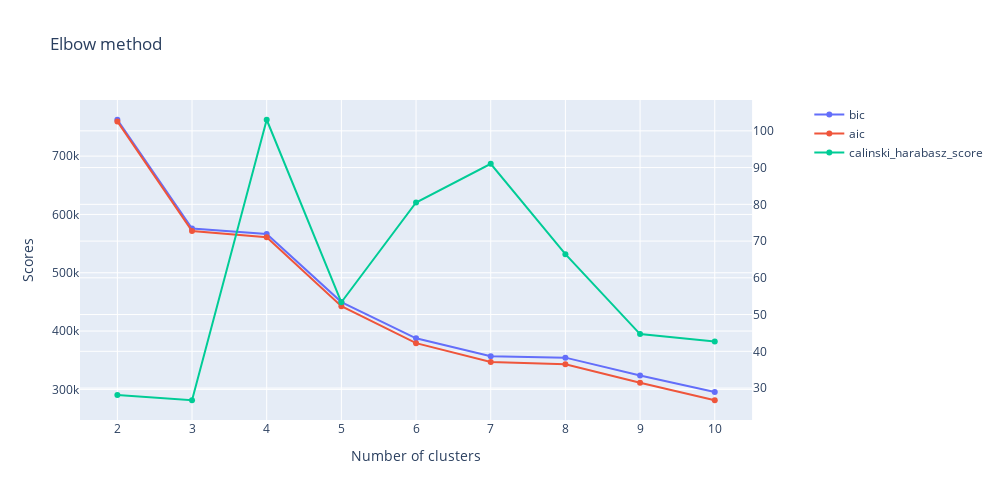

The notebook cell saved with this chart:
### Code cell
scores = []
for i in range(2, 11):
    gmm = GaussianMixture(n_components=i, covariance_type='diag', random_state=0)
    gmm.fit(m.X)
    y = gmm.fit_predict(m.X)
    scores.append([
        i,
        gmm.bic(m.X),
        gmm.aic(m.X),
        calinski_harabasz_score(m.X,gmm.predict(m.X))
    ])

scores = pd.DataFrame(scores, columns=['n_clusters', 'bic', 'aic', 'calinski_harabasz_score'])
scores
fig = make_subplots(specs=[[{"secondary_y": True}]])
for metric in scores.columns[1:]:
    if metric == 'calinski_harabasz_score':
        fig.add_trace(go.Scatter(x=scores.n_clusters, y=scores[metric], name=metric), secondary_y=True)
    else:
        fig.add_trace(go.Scatter(x=scores.n_clusters, y=scores[metric], name=metric))
fig.update_layout(height = 500, width = 1000, title = 'Elbow method', xaxis = dict(title_text='Number of clusters'), yaxis = dict(title_text='Scores'))
fig.show()

### Figure 1 — Plotly figure (JSON) as saved in the notebook; plotly's stock layout.template omitted (floating-point values rounded to 4 significant figures)
{"data": [{"name": "bic", "type": "scatter", "x": [2, 3, 4, 5, 6, 7, 8, 9, 10], "y": [762300.0, 575700.0, 566400.0, 449700.0, 387600.0, 356700.0, 354400.0, 323900.0, 295400.0]}, {"name": "aic", "type": "scatter", "x": [2, 3, 4, 5, 6, 7, 8, 9, 10], "y": [759500.0, 571500.0, 560800.0, 442700.0, 379300.0, 346900.0, 343300.0, 311300.0, 281400.0]}, {"name": "calinski_harabasz_score", "type": "scatter", "x": [2, 3, 4, 5, 6, 7, 8, 9, 10], "xaxis": "x", "y": [28.1, 26.68, 103.0, 53.35, 80.49, 91.05, 66.43, 44.69, 42.67], "yaxis": "y2"}], "layout": {"height": 500, "title": {"text": "Elbow method"}, "width": 1000, "xaxis": {"anchor": "y", "domain": [0, 0.94], "title": {"text": "Number of clusters"}}, "yaxis": {"anchor": "x", "domain": [0, 1], "title": {"text": "Scores"}}, "yaxis2": {"anchor": "x", "overlaying": "y", "side": "right"}}}
